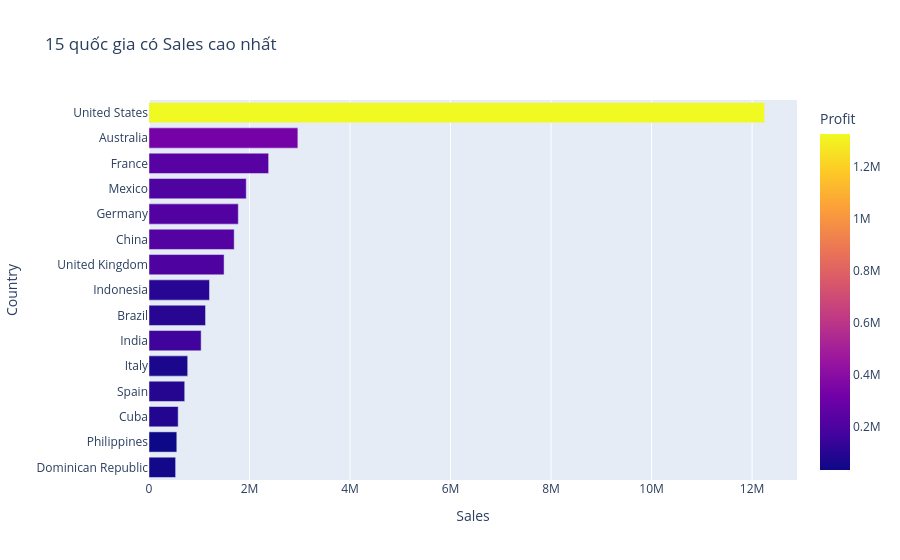
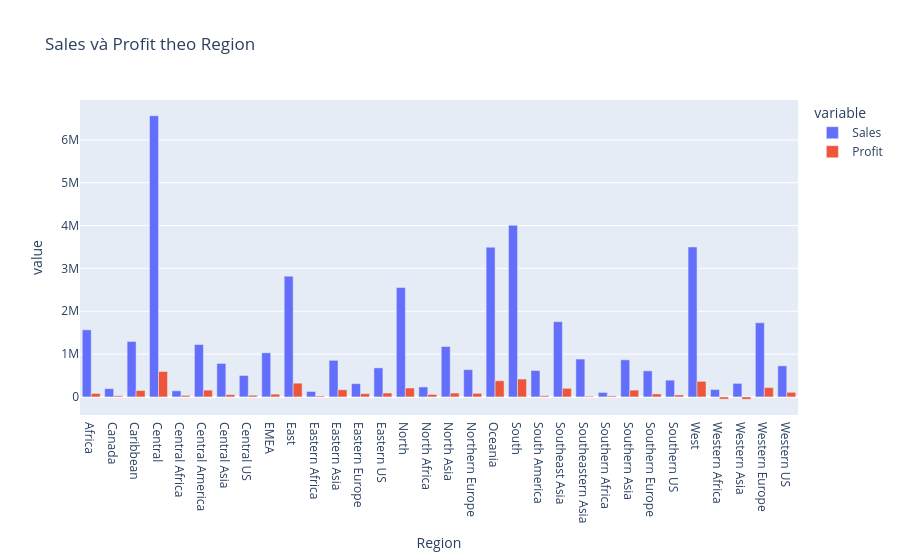
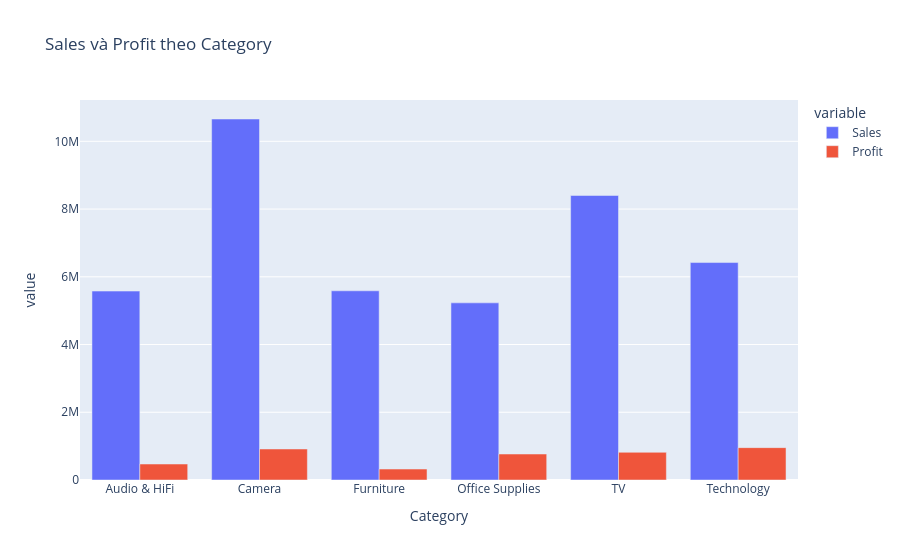
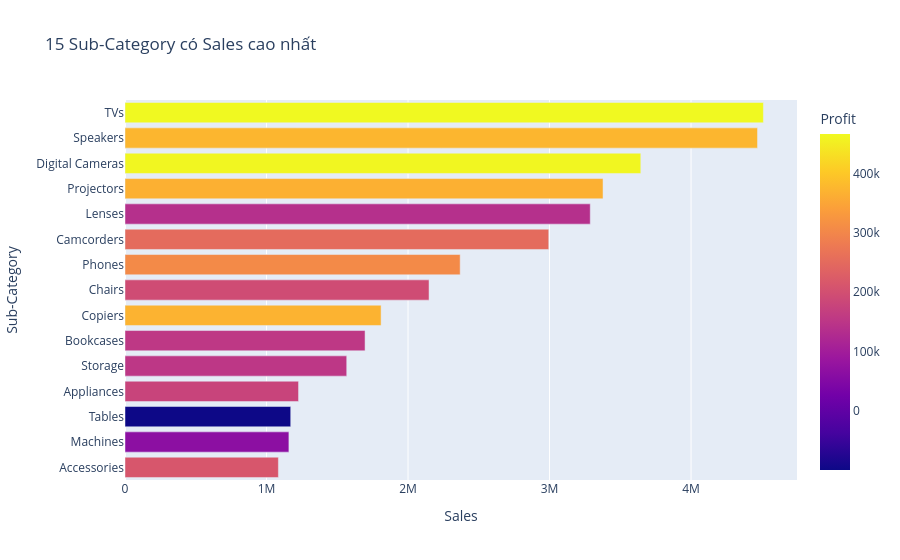

Write notebook code for charts like these, in order.
### Markdown cell above
## 8. So sánh địa lý và danh mục sản phẩm

Dùng cùng fact đơn hàng để tổng hợp theo Country, Region, Category và Sub-Category.

### Code cell
country_summary = orders.groupby("Country", dropna=False, as_index=False).agg(Sales=("Sales", "sum"), Profit=("Profit", "sum"), Orders=("Order ID", "nunique"))
display(country_summary.sort_values("Sales", ascending=False).head(15))
fig = px.bar(country_summary.nlargest(15, "Sales"), x="Sales", y="Country", orientation="h", color="Profit", title="15 quốc gia có Sales cao nhất", hover_data=["Orders"])
fig.update_layout(yaxis={"categoryorder": "total ascending"})
fig.show()

region_summary = orders.groupby("Region", dropna=False, as_index=False).agg(Sales=("Sales", "sum"), Profit=("Profit", "sum"), Orders=("Order ID", "nunique"))
display(region_summary.sort_values("Sales", ascending=False))
fig = px.bar(region_summary, x="Region", y=["Sales", "Profit"], barmode="group", title="Sales và Profit theo Region")
fig.show()

category_summary = orders.groupby("Category", dropna=False, as_index=False).agg(Sales=("Sales", "sum"), Profit=("Profit", "sum"), Quantity=("Quantity", "sum"))
display(category_summary.sort_values("Sales", ascending=False))
fig = px.bar(category_summary, x="Category", y=["Sales", "Profit"], barmode="group", title="Sales và Profit theo Category")
fig.show()

subcategory_summary = orders.groupby("Sub-Category", dropna=False, as_index=False).agg(Sales=("Sales", "sum"), Profit=("Profit", "sum"))
fig = px.bar(subcategory_summary.nlargest(15, "Sales"), x="Sales", y="Sub-Category", orientation="h", color="Profit", title="15 Sub-Category có Sales cao nhất")
fig.update_layout(yaxis={"categoryorder": "total ascending"})
fig.show()

### Figure 1 — Plotly figure (JSON) as saved in the notebook; plotly's stock layout.template omitted (floating-point values rounded to 4 significant figures)
{"data": [{"customdata": [[17212], [2195], [2101], [1867], [1472], [1309], [1259], [1038], [1083], [971], [781], [619], [549], [463], [555]], "hovertemplate": "Sales=%{x}<br>Country=%{y}<br>Orders=%{customdata[0]}<br>Profit=%{marker.color}<extra></extra>", "legendgroup": "", "marker": {"color": [1327000.0, 328800.0, 237500.0, 205500.0, 221100.0, 227000.0, 203300.0, 96850.0, 99510.0, 161600.0, 67340.0, 94460.0, 88020.0, 33600.0, 45420.0], "coloraxis": "coloraxis", "pattern": {"shape": ""}}, "name": "", "orientation": "h", "showlegend": false, "textposition": "auto", "type": "bar", "x": [12250000.0, 2962000.0, 2381000.0, 1935000.0, 1777000.0, 1695000.0, 1494000.0, 1204000.0, 1125000.0, 1038000.0, 770000.0, 710700.0, 580600.0, 553300.0, 529700.0], "xaxis": "x", "y": ["United States", "Australia", "France", "Mexico", "Germany", "China", "United Kingdom", "Indonesia", "Brazil", "India", "Italy", "Spain", "Cuba", "Philippines", "Dominican Republic"], "yaxis": "y"}], "layout": {"barmode": "relative", "coloraxis": {"colorbar": {"title": {"text": "Profit"}}, "colorscale": [[0, "#0d0887"], [0.1111, "#46039f"], [0.2222, "#7201a8"], [0.3333, "#9c179e"], [0.4444, "#bd3786"], [0.5556, "#d8576b"], [0.6667, "#ed7953"], [0.7778, "#fb9f3a"], [0.8889, "#fdca26"], [1, "#f0f921"]]}, "legend": {"tracegroupgap": 0}, "title": {"text": "15 quốc gia có Sales cao nhất"}, "xaxis": {"anchor": "y", "domain": [0, 1], "title": {"text": "Sales"}}, "yaxis": {"anchor": "x", "categoryorder": "total ascending", "domain": [0, 1], "title": {"text": "Country"}}}}

### Figure 2 — Plotly figure (JSON) as saved in the notebook; plotly's stock layout.template omitted (floating-point values rounded to 4 significant figures)
{"data": [{"alignmentgroup": "True", "hovertemplate": "variable=Sales<br>Region=%{x}<br>value=%{y}<extra></extra>", "legendgroup": "Sales", "marker": {"color": "#636efa", "pattern": {"shape": ""}}, "name": "Sales", "offsetgroup": "Sales", "orientation": "v", "showlegend": true, "textposition": "auto", "type": "bar", "x": ["Africa", "Canada", "Caribbean", "Central", "Central Africa", "Central America", "Central Asia", "Central US", "EMEA", "East", "Eastern Africa", "Eastern Asia", "Eastern Europe", "Eastern US", "North", "North Africa", "North Asia", "Northern Europe", "Oceania", "South", "South America", "Southeast Asia", "Southeastern Asia", "Southern Africa", "Southern Asia", "Southern Europe", "Southern US", "West", "Western Africa", "Western Asia", "Western Europe", "Western US"], "xaxis": "x", "y": [1566000.0, 194200.0, 1295000.0, 6564000.0, 143600.0, 1223000.0, 782500.0, 501200.0, 1030000.0, 2820000.0, 127800.0, 855100.0, 310000.0, 678500.0, 2555000.0, 233200.0, 1177000.0, 636800.0, 3496000.0, 4006000.0, 616600.0, 1757000.0, 884100.0, 105200.0, 866600.0, 608500.0, 391700.0, 3501000.0, 173900.0, 317100.0, 1732000.0, 725500.0], "yaxis": "y"}, {"alignmentgroup": "True", "hovertemplate": "variable=Profit<br>Region=%{x}<br>value=%{y}<extra></extra>", "legendgroup": "Profit", "marker": {"color": "#EF553B", "pattern": {"shape": ""}}, "name": "Profit", "offsetgroup": "Profit", "orientation": "v", "showlegend": true, "textposition": "auto", "type": "bar", "x": ["Africa", "Canada", "Caribbean", "Central", "Central Africa", "Central America", "Central Asia", "Central US", "EMEA", "East", "Eastern Africa", "Eastern Asia", "Eastern Europe", "Eastern US", "North", "North Africa", "North Asia", "Northern Europe", "Oceania", "South", "South America", "Southeast Asia", "Southeastern Asia", "Southern Africa", "Southern Asia", "Southern Europe", "Southern US", "West", "Western Africa", "Western Asia", "Western Europe", "Western US"], "xaxis": "x", "y": [81370.0, 25930.0, 149300.0, 593900.0, 35380.0, 159000.0, 53340.0, 39710.0, 65250.0, 321100.0, 21890.0, 167100.0, 77080.0, 91530.0, 208100.0, 57830.0, 90430.0, 83920.0, 377400.0, 417500.0, 28120.0, 201400.0, 17760.0, 24160.0, 159300.0, 70080.0, 46750.0, 364100.0, -50410.0, -53920.0, 218400.0, 108400.0], "yaxis": "y"}], "layout": {"barmode": "group", "legend": {"title": {"text": "variable"}, "tracegroupgap": 0}, "title": {"text": "Sales và Profit theo Region"}, "xaxis": {"anchor": "y", "domain": [0, 1], "title": {"text": "Region"}}, "yaxis": {"anchor": "x", "domain": [0, 1], "title": {"text": "value"}}}}

### Figure 3 — Plotly figure (JSON) as saved in the notebook; plotly's stock layout.template omitted (floating-point values rounded to 4 significant figures)
{"data": [{"alignmentgroup": "True", "hovertemplate": "variable=Sales<br>Category=%{x}<br>value=%{y}<extra></extra>", "legendgroup": "Sales", "marker": {"color": "#636efa", "pattern": {"shape": ""}}, "name": "Sales", "offsetgroup": "Sales", "orientation": "v", "showlegend": true, "textposition": "auto", "type": "bar", "x": ["Audio & HiFi", "Camera", "Furniture", "Office Supplies", "TV", "Technology"], "xaxis": "x", "y": [5578000.0, 10660000.0, 5586000.0, 5230000.0, 8400000.0, 6420000.0], "yaxis": "y"}, {"alignmentgroup": "True", "hovertemplate": "variable=Profit<br>Category=%{x}<br>value=%{y}<extra></extra>", "legendgroup": "Profit", "marker": {"color": "#EF553B", "pattern": {"shape": ""}}, "name": "Profit", "offsetgroup": "Profit", "orientation": "v", "showlegend": true, "textposition": "auto", "type": "bar", "x": ["Audio & HiFi", "Camera", "Furniture", "Office Supplies", "TV", "Technology"], "xaxis": "x", "y": [471900.0, 915600.0, 323200.0, 767100.0, 817600.0, 955800.0], "yaxis": "y"}], "layout": {"barmode": "group", "legend": {"title": {"text": "variable"}, "tracegroupgap": 0}, "title": {"text": "Sales và Profit theo Category"}, "xaxis": {"anchor": "y", "domain": [0, 1], "title": {"text": "Category"}}, "yaxis": {"anchor": "x", "domain": [0, 1], "title": {"text": "value"}}}}

### Figure 4 — Plotly figure (JSON) as saved in the notebook; plotly's stock layout.template omitted (floating-point values rounded to 4 significant figures)
{"data": [{"hovertemplate": "Sales=%{x}<br>Sub-Category=%{y}<br>Profit=%{marker.color}<extra></extra>", "legendgroup": "", "marker": {"color": [466400.0, 374900.0, 461700.0, 365600.0, 137300.0, 251100.0, 306300.0, 194100.0, 370300.0, 154800.0, 151000.0, 178000.0, -99560.0, 65710.0, 213500.0], "coloraxis": "coloraxis", "pattern": {"shape": ""}}, "name": "", "orientation": "h", "showlegend": false, "textposition": "auto", "type": "bar", "x": [4511000.0, 4470000.0, 3645000.0, 3378000.0, 3288000.0, 2994000.0, 2368000.0, 2149000.0, 1810000.0, 1696000.0, 1567000.0, 1226000.0, 1171000.0, 1158000.0, 1084000.0], "xaxis": "x", "y": ["TVs", "Speakers", "Digital Cameras", "Projectors", "Lenses", "Camcorders", "Phones", "Chairs", "Copiers", "Bookcases", "Storage", "Appliances", "Tables", "Machines", "Accessories"], "yaxis": "y"}], "layout": {"barmode": "relative", "coloraxis": {"colorbar": {"title": {"text": "Profit"}}, "colorscale": [[0, "#0d0887"], [0.1111, "#46039f"], [0.2222, "#7201a8"], [0.3333, "#9c179e"], [0.4444, "#bd3786"], [0.5556, "#d8576b"], [0.6667, "#ed7953"], [0.7778, "#fb9f3a"], [0.8889, "#fdca26"], [1, "#f0f921"]]}, "legend": {"tracegroupgap": 0}, "title": {"text": "15 Sub-Category có Sales cao nhất"}, "xaxis": {"anchor": "y", "domain": [0, 1], "title": {"text": "Sales"}}, "yaxis": {"anchor": "x", "categoryorder": "total ascending", "domain": [0, 1], "title": {"text": "Sub-Category"}}}}
